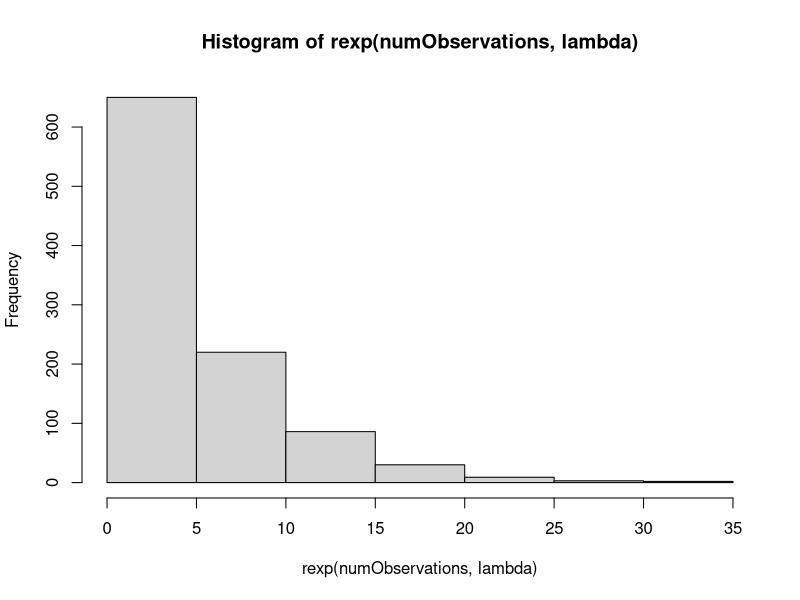
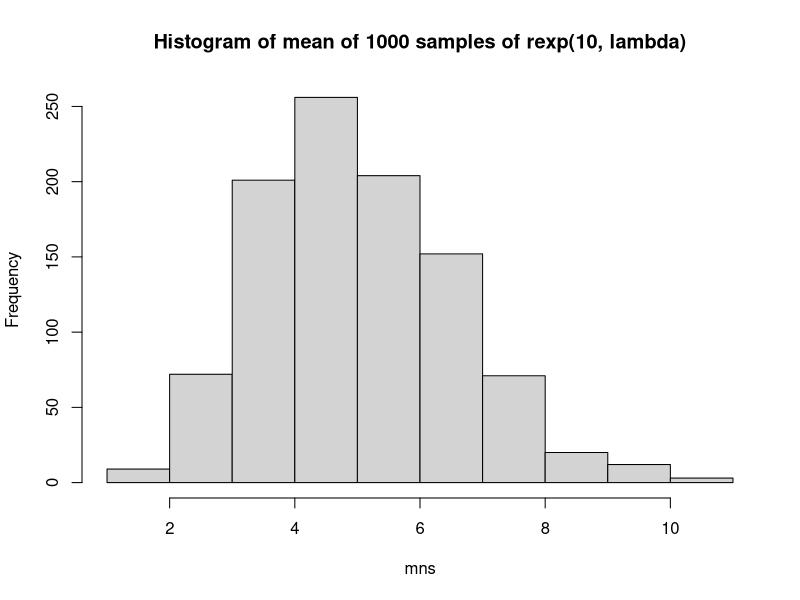
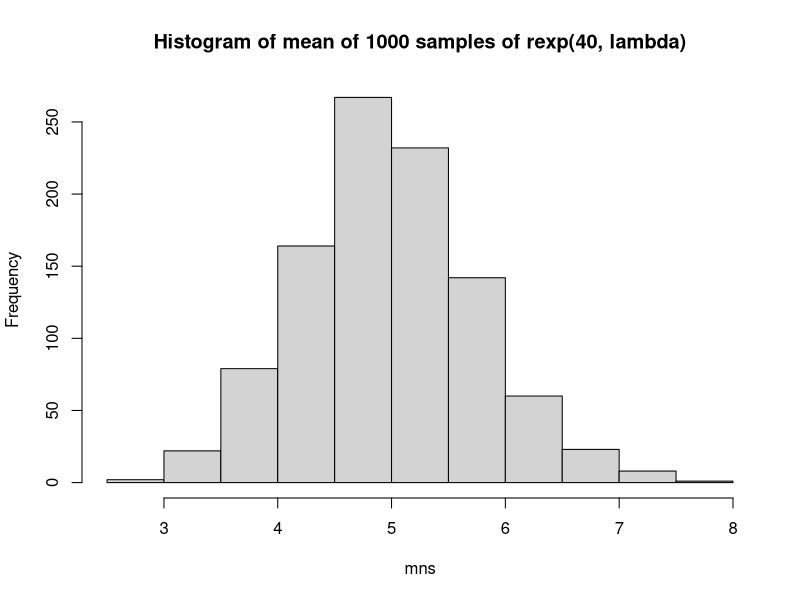
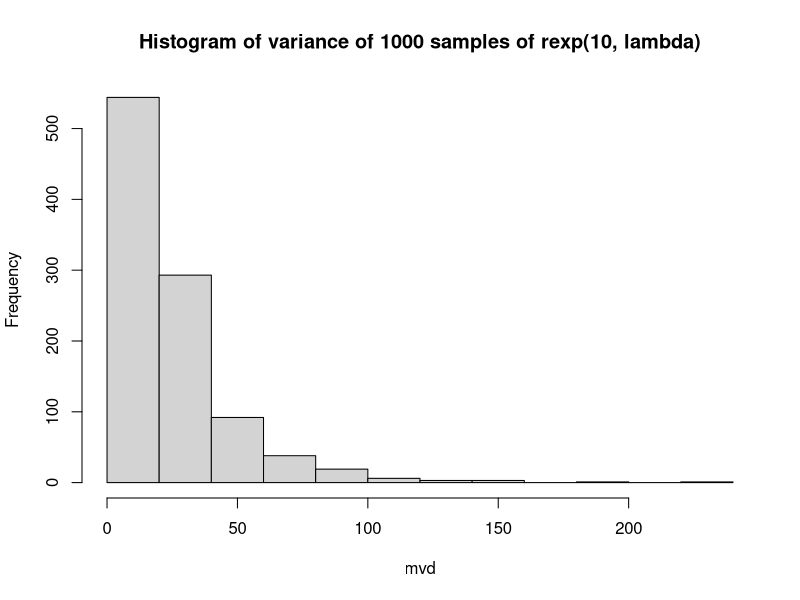
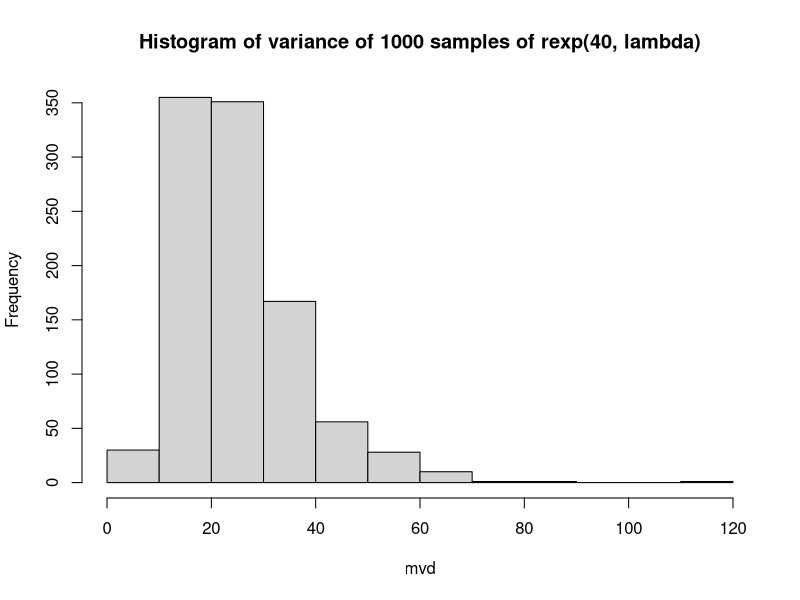

Recreate these plots in R, in order.
## ---- chunk 1
lambda <- 0.2
numObservations <- 1000
hist(rexp(numObservations,lambda))
## ---- chunk 2
mns = NULL
for (i in 1 : 1000) mns = c(mns, mean(rexp(10, lambda)))
hist(mns, main="Histogram of mean of 1000 samples of rexp(10, lambda)")
## ---- chunk 3
mns = NULL
for (i in 1 : 1000) mns = c(mns, mean(rexp(40, lambda)))
hist(mns, main="Histogram of mean of 1000 samples of rexp(40, lambda)")
## ---- chunk 4
sampleMean <- mean(mns)
sampleMean
## ---- chunk 5
mvd = NULL
for (i in 1 : 1000) mvd = c(mvd, var(rexp(10, lambda)))
hist(mvd, main="Histogram of variance of 1000 samples of rexp(10, lambda)")
## ---- chunk 6
mvd = NULL
for (i in 1 : 1000) mvd = c(mvd, var(rexp(40, lambda)))
hist(mvd, main="Histogram of variance of 1000 samples of rexp(40, lambda)")
## ---- chunk 7
sampleMeanVar <- mean(mvd)
sampleMeanVar
